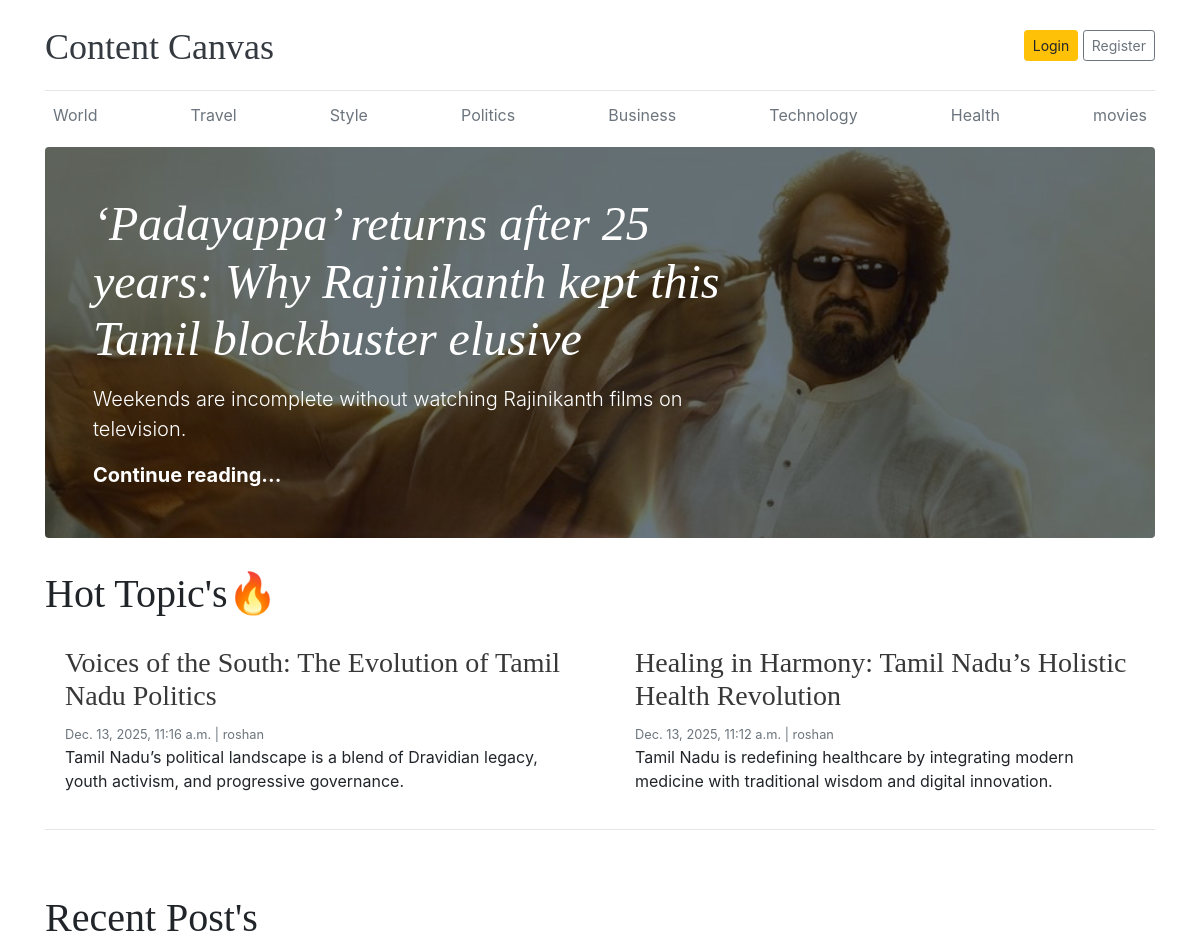
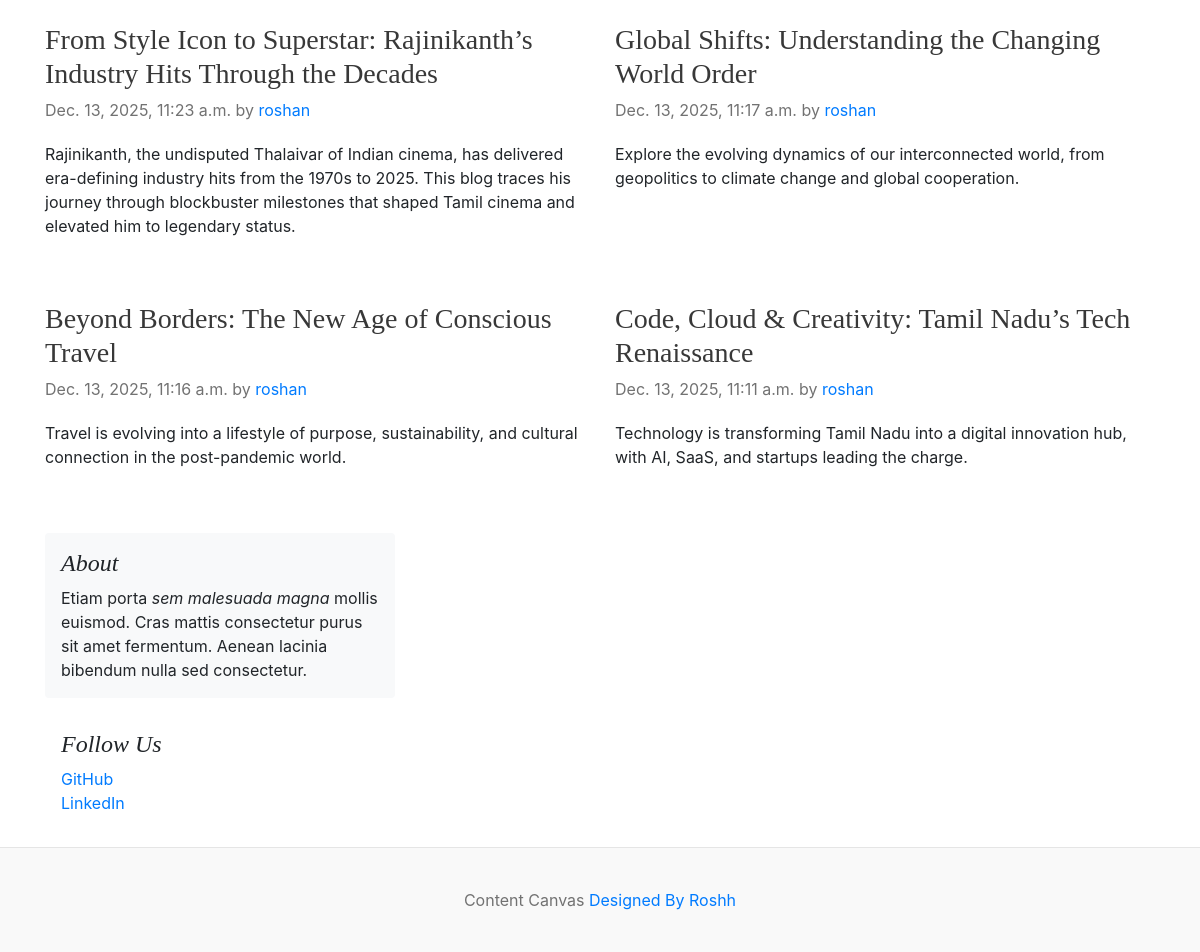
The page / on the database its author committed (2 pictures, top to bottom).
### base/models.py (models this page shows)
class Category(models.Model):
    category_name=models.CharField(max_length=100)
    created_at=models.DateTimeField(auto_now_add=True)
    updated_at=models.DateTimeField(auto_now=True)
    def __str__(self):
        return self.category_name

class Articles(models.Model):
    title=models.CharField(max_length=1000)
    slug=models.SlugField(max_length=1000)
    short_description=models.TextField(max_length=10000)
    detail_description=models.TextField(max_length=1000000)
    author=models.ForeignKey(to=User,on_delete=models.CASCADE)
    Category=models.ForeignKey(to=Category,on_delete=models.CASCADE)
    created_on=models.DateTimeField(auto_now_add=True)
    updated_on=models.DateTimeField(auto_now=True)
    image=models.ImageField(upload_to='content_canvas/media')
    status=models.CharField(choices=status_choices)
    is_trending=models.BooleanField(default=False)

### base/views.py (the view)
# urls.py: 2. Add a URL to urlpatterns:  path('', views.home, name='home')
def home(request):
    article=Articles.objects.filter(status='published',is_trending=True).order_by('-updated_on')
    not_trend_article=Articles.objects.filter(status='published',is_trending=False)
    content={
        'articles':article,
        'not_trend_article':not_trend_article
    }
    return render(request,'home.html',content)

### base/context_processor.py (called while the page is built)
def get_categories(request):
    return {'categories': Category.objects.all()}

### templates/home.html (shortened to what this page needs)
{% load static %}
<!DOCTYPE html>
<html lang="en">
<head>
    <link href="https://getbootstrap.com/docs/4.0/dist/css/bootstrap.min.css" rel="stylesheet">
    <link rel="stylesheet" href={% static "home.css" %}>
  </head>
<body>
    <div class="container">
      <header class="blog-header py-3">
        <div class="row flex-nowrap justify-content-between align-items-center">
          <div class="col-8 pt-1">
            <a class="blog-header-logo text-dark" href="/">Content Canvas</a>
          </div>
          <div class="col-4 d-flex justify-content-end align-items-center">
            {% if user.is_authenticated %}
            <p style='margin:10px'>Welcome {{user}}!</p><br>
            <a class="btn btn-sm btn-warning" href={% url "logout page" %}>Logout</a> &nbsp;
            {% else %}
            <a class="btn btn-sm btn-warning" href={% url "login page" %}>Login</a> &nbsp;
            <a class="btn btn-sm btn-outline-secondary" href={% url "register page" %}>Register</a>
          {% endif %}
          </div>
        </div>
      </header>
      <div class="nav-scroller py-1 mb-2">
        <nav class="nav d-flex justify-content-between">
          {% for i in categories %}
          <a class="p-2 text-muted" href="{% url "category" i %}">{{i}}</a>
          {% endfor %}
        </nav>
      </div>
{% block content %}
{% for article in  articles %}
{% if forloop.first %}
<div class="jumbotron p-3 p-md-5 text-white rounded bg-dark" style="background-image: url({{article.image.url}});background-blend-mode: overlay;background-size:cover;">
    <div class="col-md-8 px-0">
      <h1 class="display-4 font-italic"><a href="{% url "article" article.slug %}" style='color:white' >{{article.title}}</a></h1>
      <p class="lead my-3">{{article.short_description |truncatewords:20 }}</p>
      <p class="lead mb-0"><a href="{% url "article" article.slug %}" class="text-white font-weight-bold">Continue reading...</a></p>
    </div>
  </div>
{% endif %}
{% endfor %}
<h1> Hot Topic's🔥</h1>
  <div class="row mb-2">
    {% for article in  articles %}
    {% if not forloop.first %}
    <div class="col-md-6">
      <div class="card border-0" >
        <div class="card-body">
          <h3><a href="{% url "article" article.slug %}" style='color:#383838' >{{article.title}}</a></h3>
          <small class="mb-1 text-muted">{{article.updated_on }} | {{article.author}}</small>
          <p class="card-text">{{article.short_description |truncatewords:20 }}</p>
        </div>
      </div>
    </div>
    {% endif %}
    {% endfor %}
  </div>
  <main role="main" class="container p-0">
      <hr>
    <br><br><h1>Recent Post's</h1><br>
    <div class="row">
      {% for not_trend in not_trend_article %}
      <div class="col-md-6 blog-main">
        <div class="blog-post">
          <h3 class=""><a href="{% url "article" not_trend.slug %}" style='color:#383838' >{{not_trend.title}}</a></h3>
          <p class="blog-post-meta">{{not_trend.updated_on}} by <a href="#">{{not_trend.author}}</a></p>
          <p>{{not_trend.short_description}}</p>
        </div>
      </div>
      {% endfor %}
      <aside class="col-md-4 blog-sidebar">
        <div class="p-3 mb-3 bg-light rounded">
          <h4 class="font-italic">About</h4>
          <p class="mb-0">Etiam porta <em>sem malesuada magna</em> mollis euismod. Cras mattis consectetur purus sit amet fermentum. Aenean lacinia bibendum nulla sed consectetur.</p>
        </div>
        <div class="p-3">
          <h4 class="font-italic">Follow Us</h4>
          <ol class="list-unstyled">
            <li><a target="_blank" href="https://github.com/9442620464">GitHub</a></li>
            <li><a target="_blank" href="www.linkedin.com/in/roshane29">LinkedIn</a></li>
          </ol>
        </div>
      </aside>
    </div>
  </main>
</div>
{% endblock content %}
<footer class="blog-footer">
  <p>Content Canvas <a href="#">Designed By Roshh</a></p>
</footer>
</body>
</html>

### static files/home.css (style rules this page uses)
.blog-header { border-bottom: 1px solid #e5e5e5; }
.blog-header-logo { font-family: "Playfair Display", Georgia, "Times New Roman", serif; font-size: 2.25rem; }
h1, h2, h3, h4, h5, h6 { font-family: "Playfair Display", Georgia, "Times New Roman", serif; }
.display-4 { font-size: 2.5rem; }
@media (min-width: 768px) { .display-4 { font-size: 3rem; } }
.blog-post { margin-bottom: 4rem; }
.blog-post-meta { margin-bottom: 1.25rem; color: #727272; }
.blog-footer { padding: 2.5rem 0; color: #727272; text-align: center; background-color: #f9f9f9; border-top: .05rem solid #e5e5e5; }
.blog-footer p:last-child { margin-bottom: 0; }

### rows shown on the page
Category: category_name "World"
Category: category_name "Travel"
Category: category_name "Style"
Category: category_name "Politics"
Category: category_name "Business"
Category: category_name "Technology"
Category: category_name "Health"
Category: category_name "movies"
Articles: image (picture), title "‘Padayappa’ returns after 25 years: Why Rajinikanth kept this Tamil blockbuster elusive", short_description "Weekends are incomplete without watching Rajinikanth films on television."
Articles: title "Voices of the South: The Evolution of Tamil Nadu Politics", updated_on "Dec. 13, 2025, 11:16 a.m.", author "roshan", short_description "Tamil Nadu’s political landscape is a blend of Dravidian legacy, youth activism, and progressive governance."
Articles: title "Healing in Harmony: Tamil Nadu’s Holistic Health Revolution", updated_on "Dec. 13, 2025, 11:12 a.m.", author "roshan", short_description "Tamil Nadu is redefining healthcare by integrating modern medicine with traditional wisdom and digital innovation."
Articles: title "From Style Icon to Superstar: Rajinikanth’s Industry Hits Through the Decades", updated_on "Dec. 13, 2025, 11:23 a.m.", author "roshan", short_description "Rajinikanth, the undisputed Thalaivar of Indian cinema, has delivered era-defining industry hits from the 1970s to 2025. This blog traces his journey through blockbuster milestones that shaped Tamil cinema and elevated him to legendary status."
Articles: title "Global Shifts: Understanding the Changing World Order", updated_on "Dec. 13, 2025, 11:17 a.m.", author "roshan", short_description "Explore the evolving dynamics of our interconnected world, from geopolitics to climate change and global cooperation."
Articles: title "Beyond Borders: The New Age of Conscious Travel", updated_on "Dec. 13, 2025, 11:16 a.m.", author "roshan", short_description "Travel is evolving into a lifestyle of purpose, sustainability, and cultural connection in the post-pandemic world."
Articles: title "Code, Cloud & Creativity: Tamil Nadu’s Tech Renaissance", updated_on "Dec. 13, 2025, 11:11 a.m.", author "roshan", short_description "Technology is transforming Tamil Nadu into a digital innovation hub, with AI, SaaS, and startups leading the charge."
